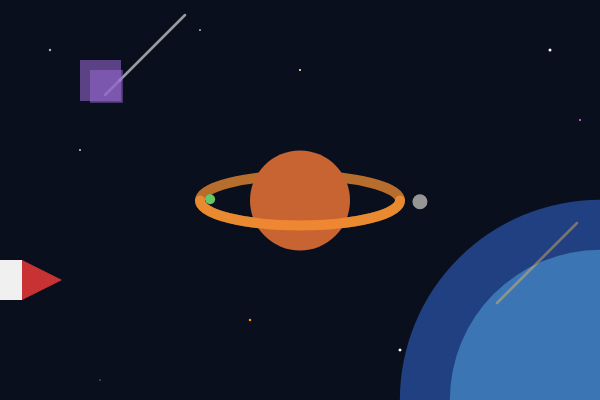
Frame 1 (no input)
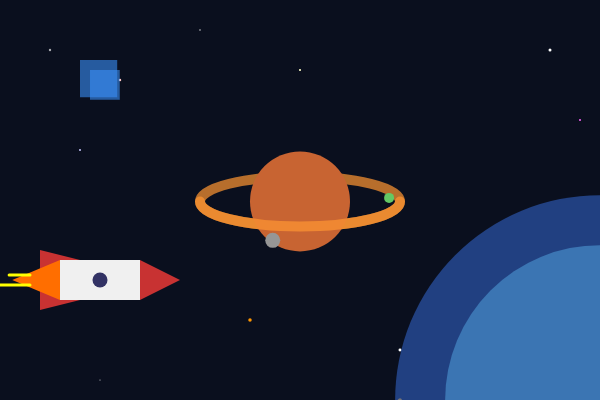
Frame 60 (no input)
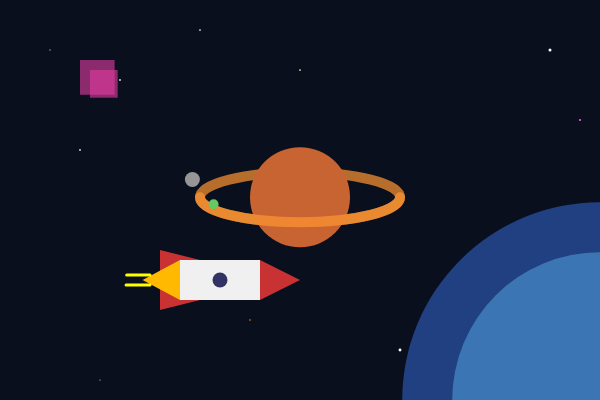
Frame 120 (the mouse pressed at the canvas centre since frame 60)

The p5.js sketch that drew these frames (run headless with seeded random() and noise() and a simulated clock; from frame 60 on, the mouse is pressed at the canvas centre):

// p5.js sketch
// ── sketch.js
let color1, color2;

function setup() {
  createCanvas(600, 400);
  // 색상 모드를 명시적으로 설정 (기본값인 RGB 사용)
  colorMode(RGB); 
  // lerpColor에 사용할 두 가지 색상 정의
  color1 = color(255, 50, 150, 150);
  color2 = color(50, 150, 255, 150);
  
}

function draw() {
  background(10, 15, 30);

  // 시간에 따른 변화를 주기 위한 변수
  let t = frameCount;
  let m = millis();

  // 1. 배경의 별들 (random과 sin을 이용한 크기/투명도 변화)
  strokeWeight(2 + random(-1, 1)); stroke(255, 255, 255, random(150, 255)); point(50, 50);
  strokeWeight(3 + sin(t * 0.1) * 2); stroke(255, 200, 200); point(120, 80);
  strokeWeight(2); stroke(200, 200, 255); point(80, 150);
  strokeWeight(1 + random(1)); stroke(255); point(200, 30);
  strokeWeight(2 + sin(t * 0.05)); stroke(255, 255, 200); point(300, 70);
  strokeWeight(3); stroke(255); point(550, 50);
  strokeWeight(2); stroke(255, 100, 255); point(580, 120);
  strokeWeight(2 + cos(t * 0.1)); stroke(255); point(400, 350);
  strokeWeight(1); stroke(255); point(100, 380);
  strokeWeight(3 + random(-1.5, 1.5)); stroke(255, 150, 0); point(250, 320);

  // 2. 우측 하단 가스 행성 (sin을 이용한 크기 팽창/수축)
  let planetSize = 400 + sin(t * 0.03) * 10;
  noStroke();
  fill(50, 100, 200, 150);
  arc(600, 400, planetSize, planetSize, PI, PI + HALF_PI); 
  fill(100, 200, 255, 100);
  arc(600, 400, planetSize - 100, planetSize - 100, PI, PI + HALF_PI);

  // 3. 2개의 유성 (frameCount를 이용한 대각선 이동)
  let meteorOffset1 = (t * 5) % 800; // 화면을 벗어나면 다시 돌아오도록 % 연산자 사용
  stroke(255, 255, 255, 150);
  line(100 + meteorOffset1, 100 - meteorOffset1, 180 + meteorOffset1, 20 - meteorOffset1);

  let meteorOffset2 = (t * 3) % 800;
  stroke(255, 200, 100, 100);
  line(500 - meteorOffset2, 300 + meteorOffset2, 580 - meteorOffset2, 220 + meteorOffset2);

  // 4. 중앙의 토성 (sin을 이용한 상하 부유 효과)
  let saturnY = 200 + sin(t * 0.05) * 10;

  noFill(); strokeWeight(10); stroke(255, 150, 50, 180);
  ellipse(300, saturnY, 200, 50); // 고리

  noStroke(); fill(200, 100, 50);
  circle(300, saturnY, 100); // 본체

  noFill(); strokeWeight(10); stroke(255, 150, 50, 180);
  arc(300, saturnY, 200, 50, 0, PI); // 앞쪽 고리

  // 5. 행성의 위성들 (sin, cos를 이용한 궤도 공전)
  let moonAngle1 = t * 0.03;
  let moon1X = 300 + cos(moonAngle1) * 120;
  let moon1Y = saturnY + sin(moonAngle1) * 40;
  noStroke(); fill(150, 150, 150); circle(moon1X, moon1Y, 15);

  let moonAngle2 = t * 0.05 + PI; // 반대편(PI)에서 시작
  let moon2X = 300 + cos(moonAngle2) * 90;
  let moon2Y = saturnY + sin(moonAngle2) * 25;
  fill(100, 200, 100); circle(moon2X, moon2Y, 10);

  // 6. 미지의 큐브 (millis, lerpColor를 이용한 색상 변화 및 크기 변화)
  let lerpAmt = (sin(m * 0.002) + 1) / 2; // 0에서 1 사이를 왕복하는 값 생성
  let cubeColor = lerpColor(color1, color2, lerpAmt);
  let cubeSize = 40 + sin(t * 0.1) * 10; // 크기 진동

  fill(cubeColor);
  square(80, 60, cubeSize);
  square(90, 70, cubeSize * 0.8);

  // 7. 로켓 (앞으로 전진 및 엔진 불꽃 애니메이션)
  let rocketX = (t * 2) % 800 - 200; // x좌표 이동

  push(); // 로켓 좌표계 독립 (로켓 전체를 묶어서 이동시키기 위함)
  translate(rocketX, 0);

  fill(200, 50, 50); quad(120, 250, 160, 260, 160, 300, 120, 310); // 날개
  fill(240); rect(140, 260, 80, 40); // 몸체
  fill(50, 50, 100); circle(180, 280, 15); // 창문
  fill(200, 50, 50); triangle(220, 260, 260, 280, 220, 300); // 머리

  // 로켓 엔진 불꽃 (random을 이용한 동적인 크기와 색상 변화)
  let flameOffset = random(-5, 10);
  fill(255, random(100, 200), 0); // 주황~노랑 사이 무작위 색상
  triangle(140, 260, 100 - flameOffset, 280, 140, 300);

  strokeWeight(3); stroke(255, 255, 0);
  line(110, 275, 90 - random(10), 275);
  line(110, 285, 90 - random(10), 285);
  
  pop(); // 로켓 좌표계 복구
}
